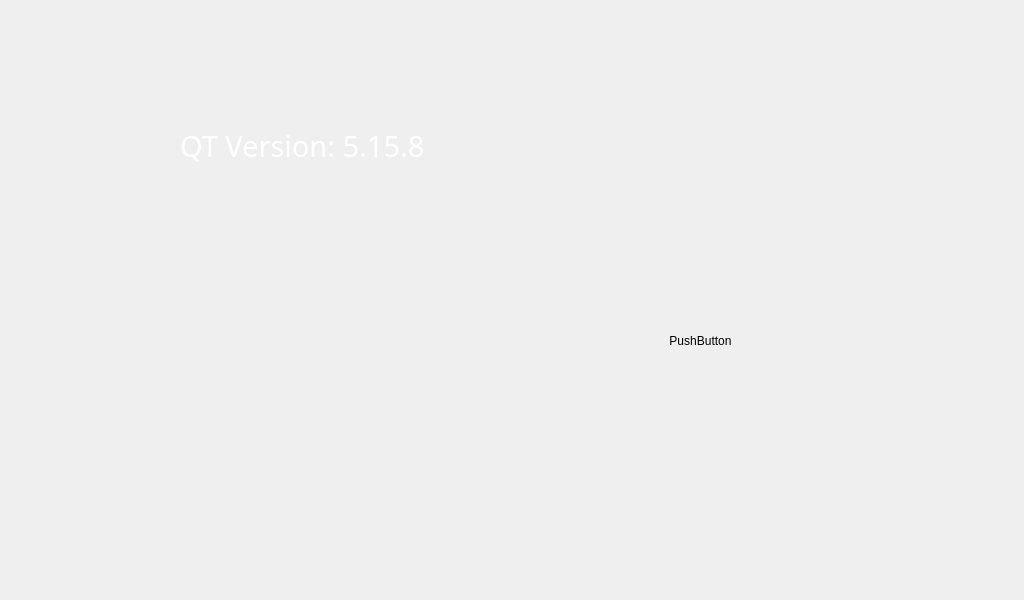
<?xml version="1.0" encoding="UTF-8"?>
<ui version="4.0">
 <class>Info</class>
 <widget class="QDialog" name="Info">
  <property name="geometry">
   <rect>
    <x>0</x>
    <y>0</y>
    <width>1024</width>
    <height>600</height>
   </rect>
  </property>
  <property name="windowTitle">
   <string>Dialog</string>
  </property>
  <property name="styleSheet">
   <string notr="true">color: rgb(0, 0, 0);</string>
  </property>
  <widget class="QPushButton" name="Home">
   <property name="geometry">
    <rect>
     <x>-40</x>
     <y>0</y>
     <width>150</width>
     <height>600</height>
    </rect>
   </property>
   <property name="focusPolicy">
    <enum>Qt::NoFocus</enum>
   </property>
   <property name="contextMenuPolicy">
    <enum>Qt::NoContextMenu</enum>
   </property>
   <property name="styleSheet">
    <string notr="true">image: url(:/icons/icons/home.png);
border: none; </string>
   </property>
   <property name="text">
    <string/>
   </property>
   <property name="autoDefault">
    <bool>false</bool>
   </property>
   <property name="flat">
    <bool>true</bool>
   </property>
  </widget>
  <widget class="QLabel" name="label">
   <property name="geometry">
    <rect>
     <x>180</x>
     <y>100</y>
     <width>261</width>
     <height>91</height>
    </rect>
   </property>
   <property name="font">
    <font>
     <family>Sans Serif</family>
     <pointsize>22</pointsize>
    </font>
   </property>
   <property name="styleSheet">
    <string notr="true">color: rgb(255, 255, 255);</string>
   </property>
   <property name="text">
    <string>QT Version: 5.15.8</string>
   </property>
  </widget>
  <widget class="QPushButton" name="update">
   <property name="geometry">
    <rect>
     <x>620</x>
     <y>310</y>
     <width>161</width>
     <height>61</height>
    </rect>
   </property>
   <property name="focusPolicy">
    <enum>Qt::NoFocus</enum>
   </property>
   <property name="styleSheet">
    <string notr="true">border: none; </string>
   </property>
   <property name="text">
    <string>PushButton</string>
   </property>
   <property name="autoDefault">
    <bool>false</bool>
   </property>
   <property name="flat">
    <bool>false</bool>
   </property>
  </widget>
 </widget>
 <resources/>
 <connections/>
</ui>
